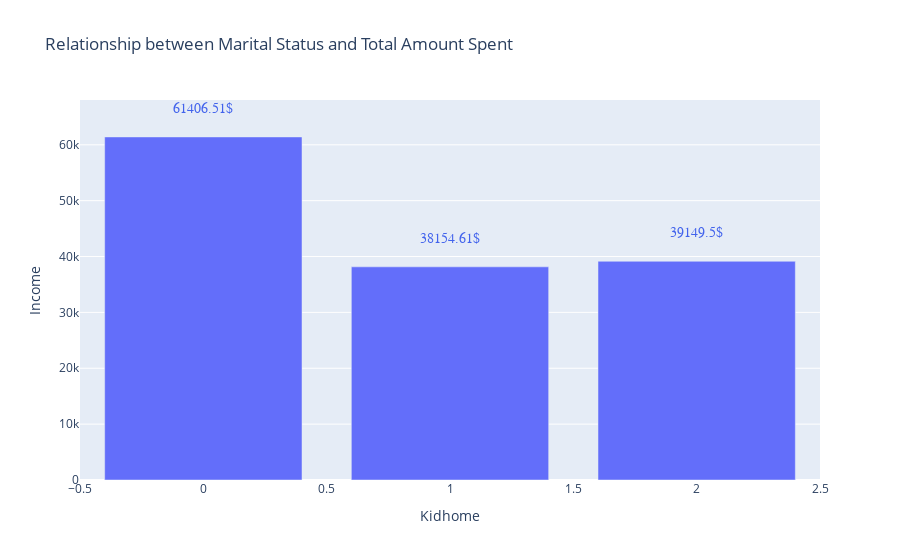

Notebook code for this chart:
### Markdown cell above
## Kid's Home VS Income

### Code cell
mask = df_cut.groupby("Kidhome")["Income"].mean()
mask = mask.reset_index()
fig = px.bar(data_frame=mask, x="Kidhome", y="Income", height=500, title="Relationship between Marital Status and Total Amount Spent")

annotation = []
for x, y in zip(mask["Kidhome"], mask["Income"]):
    annotation.append(
        dict(x=x, y=y +5000,
             text=str(round(y, 2)) + '$',
             font=dict(family='Arial', size=14, color='rgb(66, 99, 236)'), showarrow=False)
    )
fig.update_xaxes(categoryorder='array', categoryarray= ["21-30", "31-40"])
fig.update_layout(annotations=annotation)
fig.show()

### Figure 1 — Plotly figure (JSON) as saved in the notebook; plotly's stock layout.template omitted (floating-point values rounded to 4 significant figures)
{"data": [{"alignmentgroup": "True", "hovertemplate": "Kidhome=%{x}<br>Income=%{y}<extra></extra>", "legendgroup": "", "marker": {"color": "#636efa", "pattern": {"shape": ""}}, "name": "", "offsetgroup": "", "orientation": "v", "showlegend": false, "textposition": "auto", "type": "bar", "x": [0, 1, 2], "xaxis": "x", "y": [61410.0, 38150.0, 39150.0], "yaxis": "y"}], "layout": {"annotations": [{"font": {"color": "rgb(66, 99, 236)", "family": "Arial", "size": 14}, "showarrow": false, "text": "61406.51$", "x": 0, "y": 66410.0}, {"font": {"color": "rgb(66, 99, 236)", "family": "Arial", "size": 14}, "showarrow": false, "text": "38154.61$", "x": 1, "y": 43150.0}, {"font": {"color": "rgb(66, 99, 236)", "family": "Arial", "size": 14}, "showarrow": false, "text": "39149.5$", "x": 2, "y": 44150.0}], "autosize": true, "barmode": "relative", "legend": {"tracegroupgap": 0}, "title": {"text": "Relationship between Marital Status and Total Amount Spent"}, "xaxis": {"anchor": "y", "autorange": true, "categoryarray": ["21-30", "31-40"], "categoryorder": "array", "domain": [0, 1], "range": [-0.5, 2.5], "title": {"text": "Kidhome"}, "type": "linear"}, "yaxis": {"anchor": "x", "autorange": true, "domain": [0, 1], "range": [0, 68550.0], "title": {"text": "Income"}, "type": "linear"}}}
